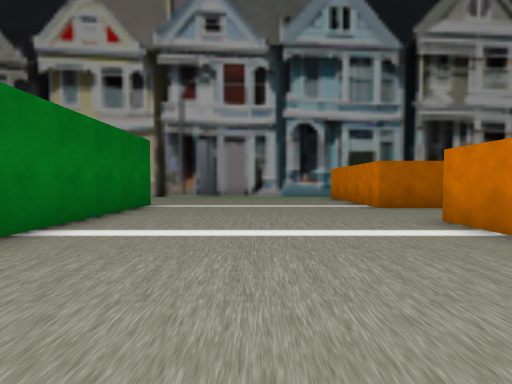
[1] (above)

17 first-person views from a walk through a scene from a Unity 3-D project. The camera is 1.3 m above the floor, tilts 2° down and sees 85° across. The floor is counted in squares, 2 m on a side. Each view is taken from the middle of a square. On the plan, view 1 faces up. The plan holds only what a view shows up to about 9 squares ahead; the rest is blank. The place goes on beyond the plan. The player character is not drawn.

[2]
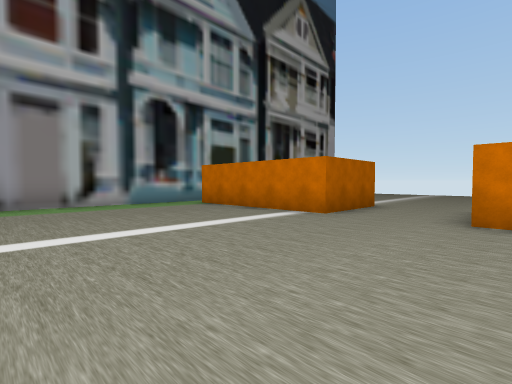

[3]
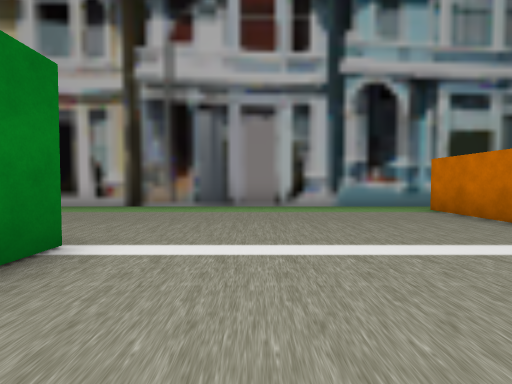

[4]
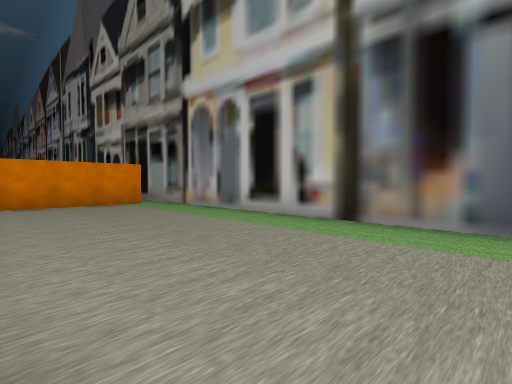

[5]
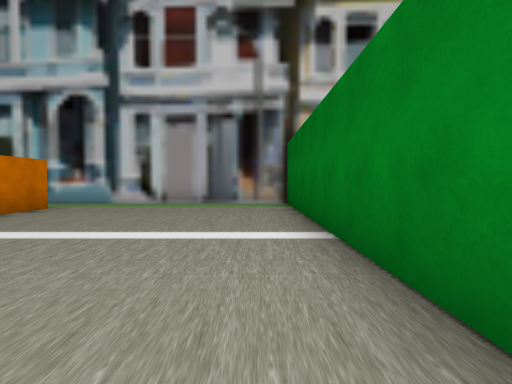

[6]
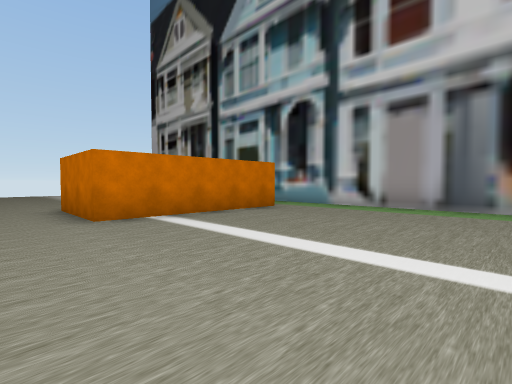

[7]
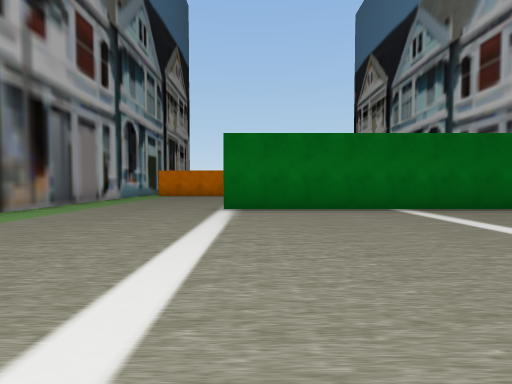

[8]
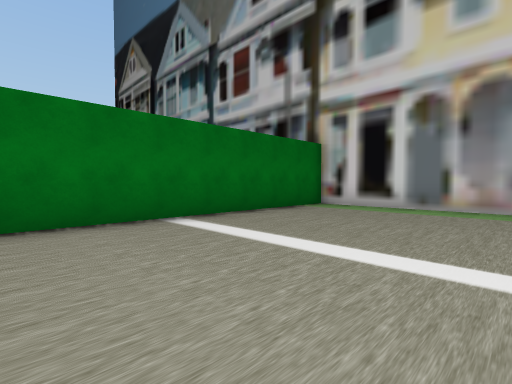

[9]
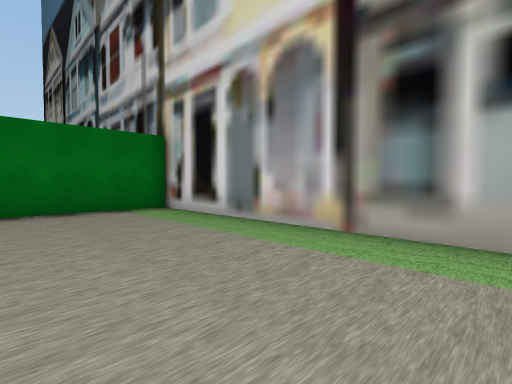

[10]
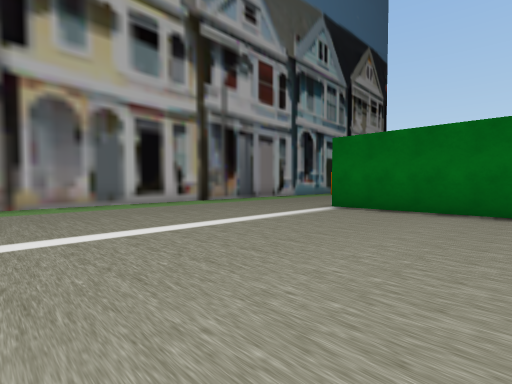

[11]
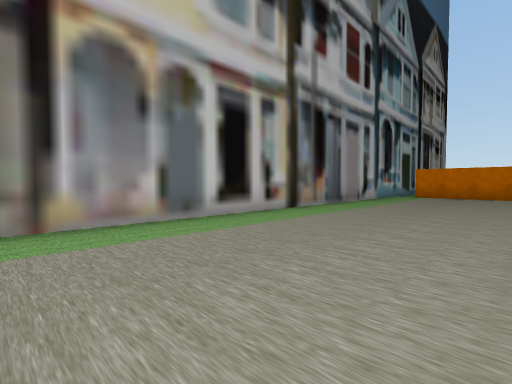

[12]
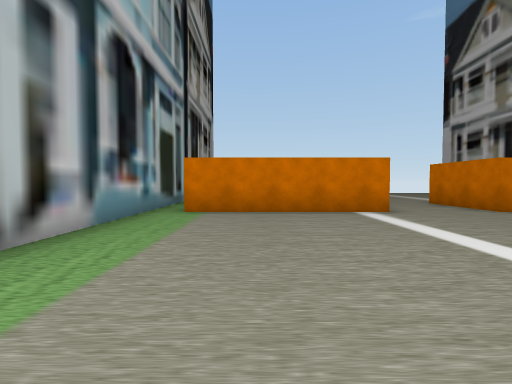

[13]
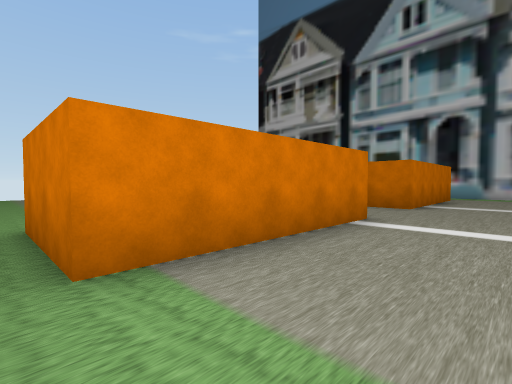

[14]
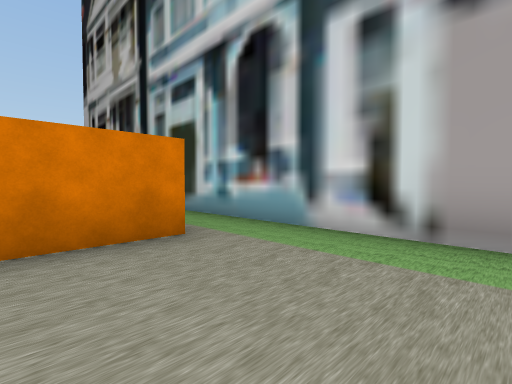

[15]
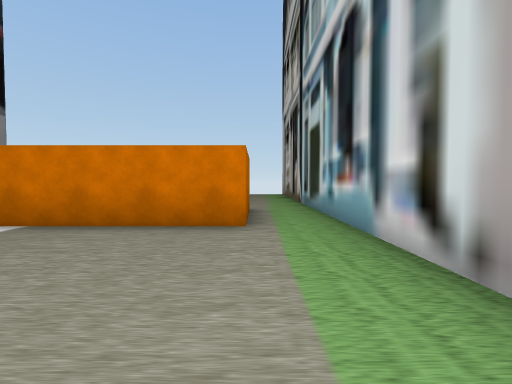

[16]
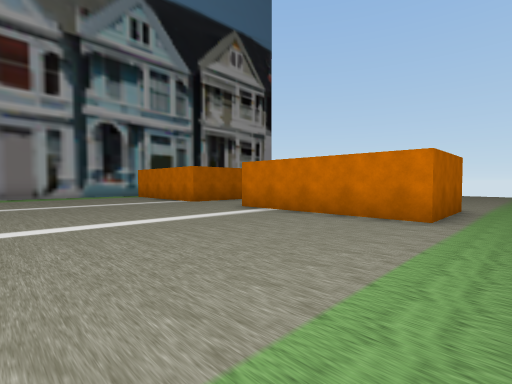

[17]
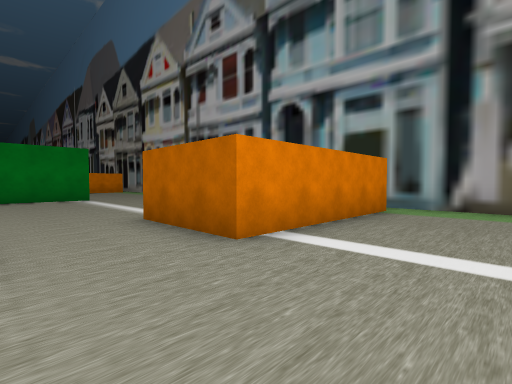

### Floor plan
Points are (right, up) in squares from view 1. A wall is a line through its corners. A room is listed if a view was taken in it or the views show most of it. See-through windows are left out.
Room 1 (views 1, 2, 3, 4, 5, 6, 7, 8, 9, 10, 11, 12, 13, 14, 15, 16)
walls: (-2.9, 7.9) (-2.9, -1.4) (5.4, -1.4); (-9.9, -1.4) (-3.4, -1.4) (-3.4, 7.9); (5.6, 7.1) (3.1, 7.1) (3.1, 11.6) (5.6, 11.6); (5.6, 0.1) (3.1, 0.1) (3.1, 4.6) (5.6, 4.6); (5.6, 12.4) (-10.4, 12.4)
ways out: opening at (5, -1) to room 2; opening at (5, 5.5) to room 2; opening at (5, 12) to room 2
Room 2 (view 17)
walls: (7.8, 12.4) (5.6, 12.4); (5.6, 11.6) (5.6, 7.1); (5.4, -1.4) (7.9, -1.4)
ways out: opening at (5, -1) to room 1; opening at (5, 5.5) to room 1; opening at (5, 12) to room 1

Where each view was taken, in squares from view 1:
view 1: 0 up, 0 right, facing up
view 2: 4 up, 2 left, facing up-right
view 3: 5 up, 1 left, facing up
view 4: 8 up, 2 left, facing up-left
view 5: 7 up, 2 left, facing down
view 6: 6 up, 2 left, facing down-right
view 7: 7 up, 10 left, facing right
view 8: 6 up, 8 left, facing down-right
view 9: 2 up, 10 left, facing down-right
view 10: 4 up, 10 left, facing up-right
view 11: 8 up, 10 left, facing up-right
view 12: 10 up, 3 left, facing right
view 13: 12 up, 1 right, facing down-right
view 14: 2 up, 0 right, facing down-right
view 15: 0 up, 1 left, facing right
view 16: 1 down, 2 left, facing up-right
view 17: 5 up, 8 right, facing up-left
